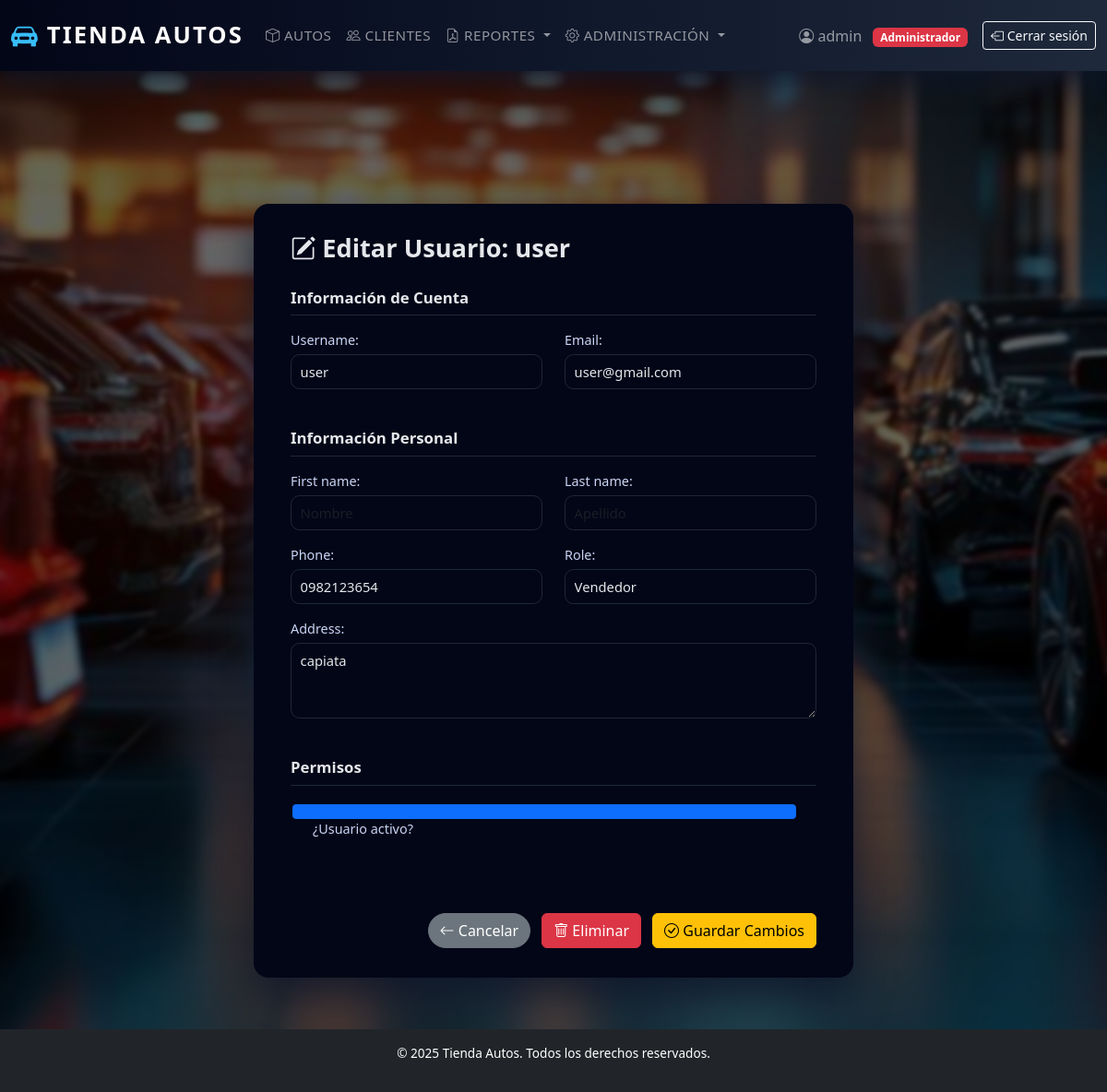
Screenshot of /usuarios/3/editar/ (signed in) with the database file from the repository.
### autos/models.py (models this page shows)
class CustomUser(AbstractUser):
    ROLE_CHOICES = (
        ('admin', 'Administrador'),
        ('vendedor', 'Vendedor'),
    )
    role = models.CharField(max_length=10, choices=ROLE_CHOICES, default='vendedor')
    phone = models.CharField(max_length=20, blank=True, null=True)
    address = models.CharField(max_length=255, blank=True, null=True)

### autos/views.py (the view)
# urls.py: path('usuarios/<int:pk>/editar/', views.editar_usuario, name='editar_usuario'),  # ← NUEVA
@login_required(login_url='login')
@user_passes_test(es_administrador, login_url='index')
def editar_usuario(request, pk):
    usuario = get_object_or_404(CustomUser, pk=pk)
    if request.method == 'POST':
        form = CustomUserEditForm(request.POST, instance=usuario)
        if form.is_valid():
            form.save()
            messages.success(request, f'Usuario {usuario.username} actualizado exitosamente.')
            return redirect('listar_usuarios')
    else:
        form = CustomUserEditForm(instance=usuario)
    return render(request, 'usuarios/editar_usuario.html', {'form': form, 'usuario': usuario})

### autos/views.py (called while the page is built)
def es_administrador(user):
    return user.is_superuser or (user.is_authenticated and user.role == 'admin')

### templates/usuarios/editar_usuario.html (shortened to what this page needs)
{% extends "base.html" %}
{% block content %}
<div class="form-wrapper">
    <div class="form-card">
        <h2 class="form-title">
            <i class="bi bi-pencil-square"></i> Editar Usuario: {{ usuario.username }}
        </h2>
        <form method="post" novalidate>
            <fieldset class="mb-4">
                <legend class="section-legend">Información de Cuenta</legend>
                <div class="row">
                    <div class="col-md-6 mb-3">
                        {{ form.username.label_tag }}
                        {{ form.username }}
                    </div>
                    <div class="col-md-6 mb-3">
                        {{ form.email.label_tag }}
                        {{ form.email }}
                    </div>
                </div>
            </fieldset>
            <fieldset class="mb-4">
                <legend class="section-legend">Información Personal</legend>
                <div class="row">
                    <div class="col-md-6 mb-3">
                        {{ form.first_name.label_tag }}
                        {{ form.first_name }}
                    </div>
                    <div class="col-md-6 mb-3">
                        {{ form.last_name.label_tag }}
                        {{ form.last_name }}
                    </div>
                </div>
                <div class="row">
                    <div class="col-md-6 mb-3">
                        {{ form.phone.label_tag }}
                        {{ form.phone }}
                    </div>
                    <div class="col-md-6 mb-3">
                        {{ form.role.label_tag }}
                        {{ form.role }}
                    </div>
                </div>
                <div class="mb-3">
                    {{ form.address.label_tag }}
                    {{ form.address }}
                </div>
            </fieldset>
            <fieldset class="mb-4">
                <legend class="section-legend">Permisos</legend>
                <div class="form-check mb-3">
                    {{ form.is_active }}
                    <label class="form-check-label" for="{{ form.is_active.id_for_label }}">
                        {{ form.is_active.label }}
                    </label>
                </div>
                <div class="form-check mb-3">
                </div>
            </fieldset>
            <div class="form-actions">
                <a href="{% url 'listar_usuarios' %}" class="btn btn-secondary">
                    <i class="bi bi-arrow-left"></i> Cancelar
                </a>
                <a href="{% url 'eliminar_usuario' usuario.id %}" class="btn btn-danger">
                    <i class="bi bi-trash"></i> Eliminar
                </a>
                <button type="submit" class="btn btn-warning">
                    <i class="bi bi-check-circle"></i> Guardar Cambios
                </button>
            </div>
        </form>
    </div>
</div>
{% endblock %}

### templates/base.html (shortened to what this page needs)
<!DOCTYPE html>
<html lang="es">
<head>
    {% load static %}
    <link href="https://cdn.jsdelivr.net/npm/bootstrap@5.3.2/dist/css/bootstrap.min.css" rel="stylesheet">
    <link rel="stylesheet" href="https://cdn.jsdelivr.net/npm/bootstrap-icons@1.11.0/font/bootstrap-icons.css">
    <link rel="stylesheet" href="{% static 'css/tienda.css' %}">
</head>
<body>
    <nav class="navbar navbar-expand-lg navbar-dark mb-4">
        <div class="container-fluid">
            <a class="navbar-brand" href="/">
                <i class="bi bi-car-front-fill"></i> Tienda Autos
            </a>
            <div class="collapse navbar-collapse" id="navbarNav">
                {% if request.user.is_authenticated %}
                    {% if request.user.role == 'vendedor' %}
                        <ul class="navbar-nav me-auto">
                            <li class="nav-item"><a class="nav-link" href="/productos/"><i class="bi bi-box"></i> Productos</a></li>
                            <li class="nav-item"><a class="nav-link" href="/clientes/"><i class="bi bi-people"></i> Clientes</a></li>
                        </ul>
                    {% elif request.user.role == 'admin' or request.user.is_superuser %}
                        <ul class="navbar-nav me-auto">
                            <li class="nav-item"><a class="nav-link" href="/productos/"><i class="bi bi-box"></i> Autos</a></li>
                            <li class="nav-item"><a class="nav-link" href="/clientes/"><i class="bi bi-people"></i> Clientes</a></li>
                            <li class="nav-item dropdown">
                                <a class="nav-link dropdown-toggle" href="#" id="reportesDropdown" role="button" data-bs-toggle="dropdown">
                                    <i class="bi bi-file-earmark-pdf"></i> Reportes
                                </a>
                            </li>
                            <li class="nav-item dropdown">
                                <a class="nav-link dropdown-toggle" href="#" id="adminDropdown" role="button" data-bs-toggle="dropdown">
                                    <i class="bi bi-gear"></i> Administración
                                </a>
                            </li>
                        </ul>
                    {% endif %}
                    <div class="d-flex align-items-center">
                        <span class="navbar-text me-3">
                            <i class="bi bi-person-circle"></i>
                            {{ request.user.username }}
                            <span class="badge {% if request.user.role == 'admin' %}bg-danger{% else %}bg-info{% endif %} ms-2">
                                {{ request.user.get_role_display }}
                            </span>
                        </span>
                        <form method="post" action="{% url 'logout' %}" class="d-inline">
                            <button class="btn btn-outline-light btn-sm" type="submit">
                                <i class="bi bi-box-arrow-left"></i> Cerrar sesión
                            </button>
                        </form>
                    </div>
                {% endif %}
            </div>
        </div>
    </nav>
    <main class="main-content">
        {% if request.user.is_authenticated %}
            <div class="container mt-3">
            </div>
        {% endif %}
        <div class="container">
            {% block content %}{% endblock %}
        </div>
    </main>
    <footer class="bg-dark text-white text-center py-3">
        <p>&copy; 2025 Tienda Autos. Todos los derechos reservados.</p>
    </footer>
</body>
</html>

### static/css/tienda.css (style rules this page uses)
body { display: flex; flex-direction: column; }
.main-content { flex: 1 0 auto; }
footer { flex-shrink: 0; }
* { box-sizing: border-box; }
html, body { height: 100%; }
body { margin: 0; display: flex; flex-direction: column; font-family: system-ui, -apple-system, BlinkMacSystemFont, "Segoe UI", sans-serif; background: #0f172a url('../img/fondo.jpg') no-repeat center center fixed; background-size: cover; color: #e5e7eb; }
body::before { content: ""; position: fixed; inset: 0; background: rgba(0,0,0,0.6); backdrop-filter: blur(2px); z-index: -1; }
.container { max-width: 1100px; margin: 0 auto; padding: 1.5rem; }
.navbar { background: linear-gradient(90deg, #020617, #0f172a, #1e293b) !important; padding-block: 0.75rem; box-shadow: 0 12px 30px rgba(15, 23, 42, 0.8); }
.navbar-brand { font-size: 1.6rem; font-weight: 700; letter-spacing: 0.08em; text-transform: uppercase; display: flex; align-items: center; gap: 0.5rem; }
.navbar-brand i { font-size: 1.8rem; color: #38bdf8; }
.navbar-nav .nav-link { font-size: 0.95rem; font-weight: 500; letter-spacing: 0.03em; text-transform: uppercase; }
footer { background-color: #020617 !important; color: #9ca3af; font-size: 0.85rem; }
.btn { transition: transform .2s ease, box-shadow .2s ease; }
.form-wrapper { min-height: calc(100vh - 140px); display: flex; align-items: center; justify-content: center; padding: 2rem 1rem; }
.form-card { background: #020617; border-radius: 1rem; padding: 2rem 2.5rem; box-shadow: 0 20px 40px rgba(15, 23, 42, 0.85); width: 100%; max-width: 650px; }
.form-title { font-size: 1.7rem; font-weight: 600; margin-bottom: 1.5rem; color: #e5e7eb; }
.form-card label { display: block; font-size: 0.9rem; font-weight: 500; color: #cbd5f5; margin-bottom: 0.25rem; }
.form-card input, .form-card select, .form-card textarea { width: 100%; border-radius: 0.6rem; border: 1px solid #1f2937; background: #020617; color: #e5e7eb; padding: 0.45rem 0.6rem; font-size: 0.92rem; }
.form-actions { margin-top: 1.4rem; display: flex; justify-content: flex-end; gap: 0.75rem; }
.form-actions .btn-secondary { border-radius: 999px; }
.section-legend { font-size: 1.05rem; font-weight: 600; color: #e5e7eb; margin-bottom: 1rem; border-bottom: 1px solid #1f2937; padding-bottom: 0.4rem; }
.form-card .form-control, .form-card .form-select { border-radius: 0.6rem; border: 1px solid #1f2937; background: #020617; color: #e5e7eb; }

### rows the page displays
CustomUser: user.username "admin", user.role "Administrador"
CustomUser: username "user", email "user@gmail.com", phone "0982123654", role "Vendedor", address "capiata", is_active "☑"
